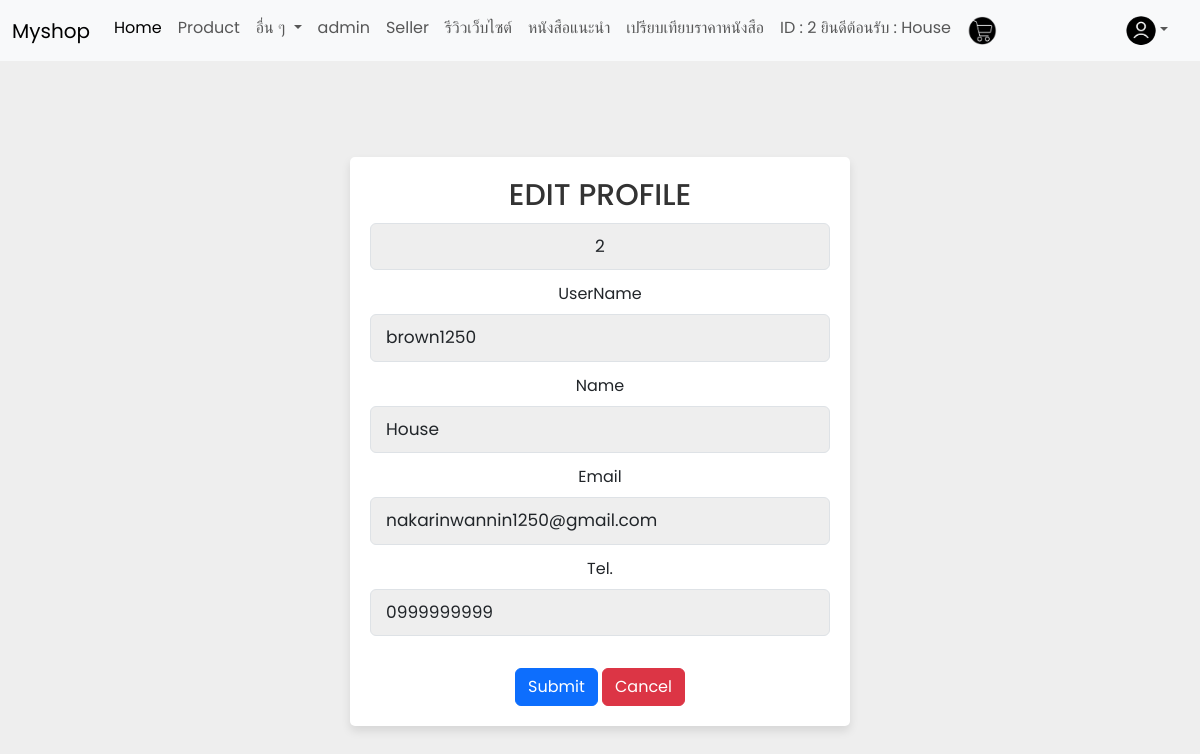
The page /editprofile.php?id=2 (signed in) on the database its author committed.
### tables this page shows
CREATE TABLE `user_form` (
  `id` int(255) NOT NULL,
  `username` varchar(255) NOT NULL,
  `name` varchar(255) NOT NULL,
  `email` varchar(255) NOT NULL,
  `telephone` varchar(10) NOT NULL,
  `password` varchar(255) NOT NULL,
  `user_type` varchar(255) NOT NULL,
  `bank` varchar(255) NOT NULL COMMENT 'ชื่อธนาคาร',
  `bank_number` varchar(10) NOT NULL COMMENT 'เลขที่บัญชี'
);

### editprofile.php (the view, shortened to what this page needs)
<?php
@include 'config.php';
$ID=$_GET['id'];
$sql1="SELECT * FROM user_form WHERE id='$ID' ";
$hand=mysqli_query($conn,$sql1);
$row1=mysqli_fetch_array($hand);
?>
<!DOCTYPE html>
<html lang="en">
<head>
    <link rel="stylesheet" href="style/style_register.css">
    <link href="https://cdn.jsdelivr.net/npm/bootstrap@5.3.3/dist/css/bootstrap.min.css" rel="stylesheet">
</head>
<body>
<?php include 'menu.php'; ?>
<div class="form-container" >
    <form action="insert_edit_pro.php" method="post">
        <h3>Edit Profile</h3>
        <input type="text" name="uid" class="form-control text-center" readonly value=<?=$row1['id']?>>
        <label class="mt-1">UserName</label>
        <input type="text" name="username" class="form-control" value=<?=$row1['username']?>>
        <label class="mt-1">Name</label>
        <input type="text" name="uname" class="form-control" value=<?=$row1['name']?>>
        <label class="mt-1">Email</label>
        <input type="text" name="email" class="form-control" readonly value=<?=$row1['email']?>>
        <label class="mt-1">Tel.</label>
        <input name="tel" class="form-control" value=<?=$row1['telephone']?> > <br>
        <button type="submit" class="btn btn-primary">Submit</button>
        <a class="btn btn-danger" href="index.php" role="button">Cancel</a>
    </form>
</body>
</html>

### style/style_register.css (style rules this page uses)
* { font-family: 'Poppins', sans-serif; margin: 0; padding: 0; box-sizing: border-box; outline: none; border: none; text-decoration: none; }
.form-container { min-height: 100vh; display: flex; align-items: center; justify-content: center; padding: 20px; padding-bottom: 60px; background: #eee; }
.form-container form { padding: 20px; border-radius: 5px; box-shadow: 0 5px 10px rgba(0,0,0,.1); background: #fff; text-align: center; width: 500px; }
.form-container form h3 { font-size: 30px; text-transform: uppercase; margin-bottom: 10px; color: #333; }
.form-container form input, .form-container form select { width: 100%; padding: 10px 15px; font-size: 17px; margin: 8px 0; background: #eee; }

### editprofile.php (style rules this page uses)
body { background-color: #f0f0f5; }

### rows shown on the page
user_form: uid "2", username "brown1250", uname "House", email "nakarinwannin1250@gmail.com", tel "0999999999"

### other values the page prints
$_SESSION["bu_id"] "2"
$_SESSION["bu_name"] "House"
